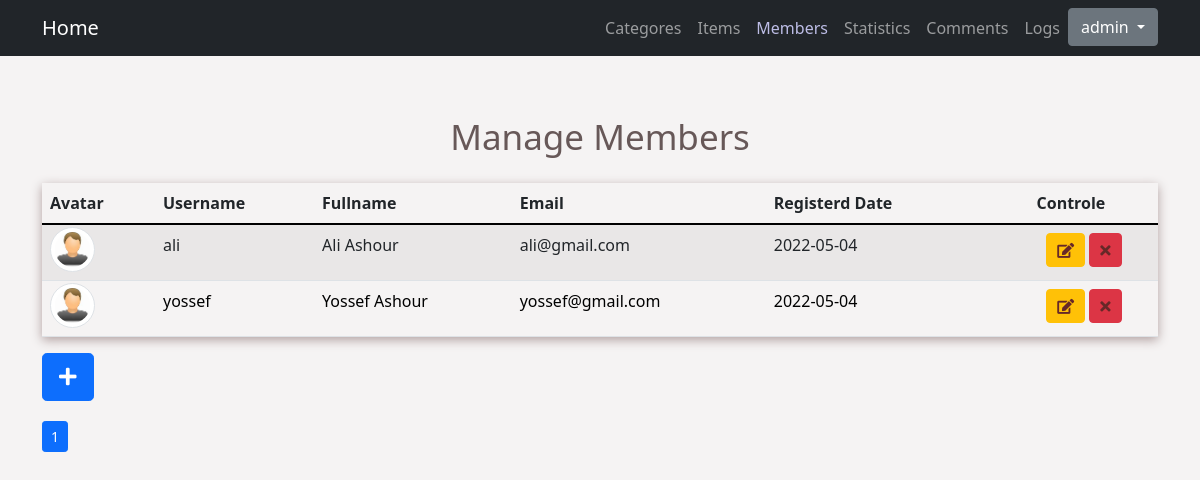
The app's page /admin/members.php (signed in) with its own data.
### tables this page shows
CREATE TABLE `users` (
  `userId` int(11) NOT NULL COMMENT 'to identify users',
  `userName` varchar(255) NOT NULL COMMENT 'user name to login',
  `password` varchar(255) NOT NULL COMMENT 'password to login',
  `email` varchar(255) NOT NULL,
  `fullname` varchar(255) NOT NULL,
  `date` date NOT NULL DEFAULT current_timestamp() COMMENT 'date when user join',
  `groupId` int(11) NOT NULL DEFAULT 0 COMMENT 'to identifiy members from admins',
  `trustStatus` int(11) NOT NULL DEFAULT 0 COMMENT 'seler rank',
  `regStatus` int(11) NOT NULL DEFAULT 0 COMMENT 'user apporovel',
  `image` varchar(255) NOT NULL
);

### admin/include/language/en.php (called while the page is built)
<?php
function lang($phase){
    static $lang = array(
        'LOGINFORM'     => 'Login Form',
        'USER'          => 'User Name',
        'ENTERNAME'     => 'Enter Your Name',
        'CONNAME'       => 'Please Make Sure That Your Name Is Correct :D',
        'PASS'          => 'Password',
        'ENTERPASS'     => 'Enter Your Password',
        'CONPASS'       => 'Please Make Sure That Your Password Is More Than 8 Characters !',
        'LOGIN'         => 'Login',
        'HOME'          => 'Home',
        'SECTIONS'      => 'Categores',
        'ITEMS'         => 'Items',
        'MEMBERS'       => 'Members',
        'COMMENTS'      => 'Comments',
        'STATISTICS'    => 'Statistics',
        'LOGS'          => 'Logs',
        'Admin'         => 'admin',
        'VISITSHOP'     => 'Visit Shop',
        'EDITPROFILE'   => 'Edit Profile',
        'SETTINGS'      => 'Settings',
        'LOGOUT'        => 'Logout',
        'DASHBOARD'     => 'dashboard' ,
        'TOTALCOMMENTS' => 'Total Comments' ,
        'TOTALITEMS'    => 'Total Items',
        'TOTALMEMBERS'  => 'Total Members',
        'PENDINGMEMBERS'=> 'Pending Members',
        'MANAGE'        => 'Manage Members',
        'ADD'           => 'This Is Add Page',
        'ADDMEMBER'     => 'Add New Member',
        'ADDONLY'       => 'Add',
        'SUCCESSADD'    => 'Add Process Completed',
        'USERNAME'      => 'Username',
        'PASSWORD'      => 'Password',
        'EMAIL'         => 'Email',
        'FULLNAME'      => 'Fullname',
        'SAVE'          => 'Save',
        'CEUP'          => 'Sorry , You Are Not Allowed To Be Here :DD',
        'UPDATE'        => 'Update',
        'BACK'          =>'Back',
        'EDITMEMBERS'   => 'Edit Members',
        'UPDATEMEMBERS' => 'Update Members',
        'CANTUPDATE'    => 'Sorry , You Should Enter All Fields In Form Or Password Should Be More Than 7 Characters',
        'SUCCESSUPDATE' => 'Success , Data Successfully Updated',
        'CHECK'         => 'Check Data',
        'Re-Enter'      => "Re-Enter Data",
        'ERROR'         => 'Back'
    );
    return $lang[$phase] ;
}
?>

### admin/members.php (the view, shortened to what this page needs)
<?php
if(isset($_SESSION["admin"])){
    include 'init.php' ;
    $do = isset($_GET["do"]) ? $_GET["do"] : 'Mange' ;
    if($do =="Mange"){
        $member_count = 5 ;
        $page = '';
        if(isset($_GET["page"])){
            $page = $_GET["page"] ;
        } else{
            $page = 1;
        }
        $start_from = ( $page - 1 ) * $member_count ;
        echo "<h2 class='text-center h1'
            style='margin: 60px 0px 25px;
            color: #675858;'>
            ".lang('MANAGE')."
        </h2>" ;
        $stmt = $con->prepare("SELECT * FROM users WHERE groupId !=1 LIMIT $start_from, $member_count");
        $stmt->execute() ;
        $count = $stmt->rowCount() ;
        if($count){
            ?>
        <div class="container">
            <table class="table table-striped col-sm-12">
                <thead>
                    <tr>
                        <th scope="col">Avatar</th>
                        <th scope="col">Username</th>
                        <th scope="col">Fullname</th>
                        <th scope="col">Email</th>
                        <th scope="col">Registerd Date</th>
                        <th scope="col" colspan="3" class="text-center">Controle</th>
                    </tr>
                </thead>
            <tbody>
<?php
            $rows = $stmt->fetchall() ;
            foreach($rows as $row){
?>
                    <tr>
                        <td>
                            <?php
                                $q = '' ;
                                if(strtolower($_SESSION["admin"]) == strtolower($row["userName"])){
                                    $q = '' ;
                                }else{
                                    $q = '?publisher='.$row["userName"] ;
                                }
                                if($row["image"] !=''){
                                    echo '<a href="../profile.php'.$q.'"><img src="upload\images\\' . $row["image"] . '" class="avatar img-fluid img-thumbnail rounded-circle"></a>'  ;
                                }else{
                                    echo '<a href="../profile.php'.$q.'"><img src="upload\images\const.jpg" class="avatar img-fluid img-thumbnail rounded-circle"></a>'  ;
                                }
                            ?>
                        </td>
                        <td><?php echo $row["userName"] ;  ?></td>
                        <td><?php echo $row["fullname"] ;  ?></td>
                        <td><?php echo $row["email"] ;  ?></td>
                        <td><?php echo $row["date"] ; ?><td>
                        <td><a class="btn btn-warning btn-md"href="?do=Edit&adminId=<?php echo $row["userId"] ;  ?>"><i class="fa fa-edit fw"></i></a>
                        <a class="btn btn-danger btn-md confirm" href="?do=Delete&adminId=<?php echo $row["userId"] ;  ?>"><i class="fa fa-times fw confirm"></i></a>
                        </td>
                    </tr>
<?php }?>
                </tbody>
            </table>
        </div>
<?php   }else{
            echo "<div class='container alert alert-danger text-center' style='margin-top:100px'><h2 class='h1'>There Is No data !!</h2></div>" ;
        }  ?>
            <div class='container'>
                <div class="row">
                    <div class='col-sm-12'>
                        <div class="float-right">
                            <a class='btn btn-primary btn-lg' style='margin-bottom:20px' href='?do=Add'>
                                <i class='fa fa-plus'></i>
                            </a>
                        </div>
                    </div>
                </div>
                <div class='row'>
                    <div class="col-sm-12" >
                        <div class="float-left">
                            <nav aria-label="...">
                                <ul class="pagination pagination-sm">
                                    <?php
                                            $stmt = $con->prepare("SELECT * FROM users WHERE groupId !=1");
                                            $stmt->execute() ;
                                            $count = $stmt->rowCount() ;
                                            $mem_count = ceil($count/$member_count);
                                            if($mem_count>=1){
                                                echo '<li class="page-item '; if($_GET["page"] ==1 || !isset($_GET["page"]) ){ echo 'active' ; } echo '" aria-current="page"><a class="page-link" href="?page=1">1</a></li>';
                                            }
                                    ?>
                                </ul>
                            </nav>
                        </div>
                    </div>
                </div>
            </div>
    <?php }
    include $tmpls.'footer.php' ;
}else{
    header("location:index.php") ;
    exit() ;
}
?>

### admin/layout/css/style.css (style rules this page uses)
* { margin: 0px ; padding: 0px ; box-sizing: border-box ; }
body { background-color: #eae6e675 ; }
.table-striped { box-shadow: 0px 3px 10px #b1a0a0 ; }
.table-striped tbody i { color: #672828; font-size: 15px; cursor: pointer; }
.table-striped tbody { color: #000; font-size: 16px ; }
.table-striped tbody tr td a { text-decoration: none; }
.table-striped tbody .btn { padding: 4px 10px ; }
.table-striped tbody tr td:last-child { text-align: center; }
.table-striped tbody tr td:last-child a { margin-bottom: 2px ; }
h2.h1 { font-size: 35px; color: #8e8787; margin: 20px 20px ; }
.avatar { width: 45px; height: 45px; margin-right: 2px; margin-top: -6px; }

### records on screen
users: userName "ali", fullname "Ali Ashour", email "ali@gmail.com", date "2022-05-04"
users: userName "yossef", fullname "Yossef Ashour", email "yossef@gmail.com", date "2022-05-04"

### other values on screen
lang('HOME') "Home"
lang('SECTIONS') "Categores"
lang('ITEMS') "Items"
lang('MEMBERS') "Members"
lang('STATISTICS') "Statistics"
lang('COMMENTS') "Comments"
lang('LOGS') "Logs"
lang('Admin') "admin"
lang('MANAGE') "Manage Members"
